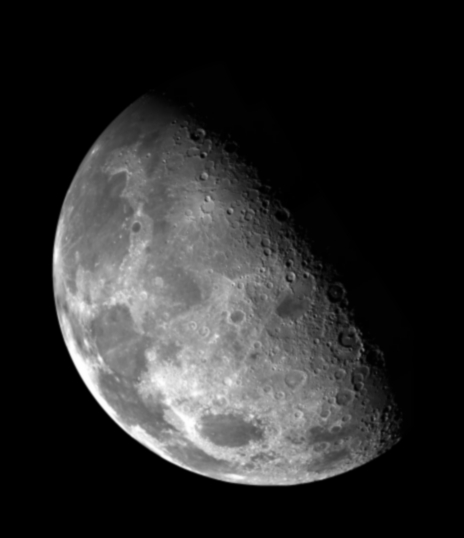
#> input picture five/moon.jpg, 464 x 538 px
$ python kongjianyuruihua.py   (older library calls are emulated)
#> lines starting #> are read from the running program, lines starting #| are printed output that depends on the picture
# -*- coding: utf-8 -*-
"""
Created on Fri Dec 18 20:52:49 2020

@author: life
"""

import cv2
import numpy as np
from matplotlib import pyplot as plt
img=cv2.imread('moon.jpg',0)
#> img is the input picture: shape (538, 464); min 0, max 255, mean 42.6
#cv2.CV_64F 输出图像的深度（数据类型），可以使用-1, 与原图像保持一致 np.uint8
laplacian=cv2.Laplacian(img,-1)
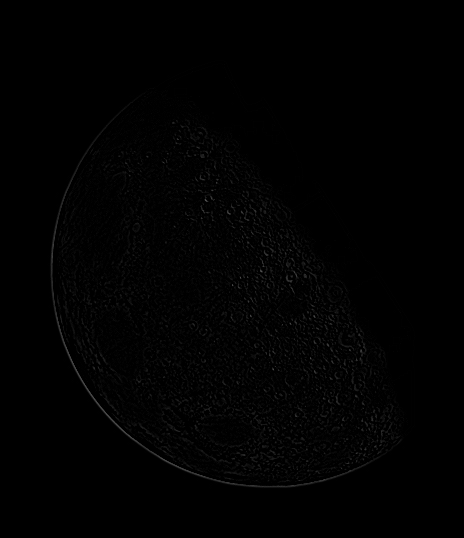
#> laplacian: shape (538, 464); min 0, max 82, mean 1.5
#laplacian=cv2.Laplacian(img,-cv2.CV_64F)

# 参数 1,0 为只在 x 方向求一阶导数，最大可以求 2 阶导数。
sobelx=cv2.Sobel(img,cv2.CV_64F,1,0,ksize=5)
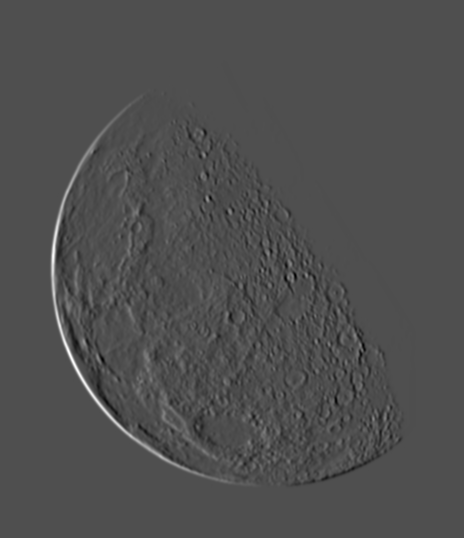
#> sobelx: shape (538, 464) float64; min -4254, max 9446, mean 0; drawn with min black and max white
# 参数 0,1 为只在 y 方向求一阶导数，最大可以求 2 阶导数。
sobely=cv2.Sobel(img,cv2.CV_64F,0,1,ksize=5)
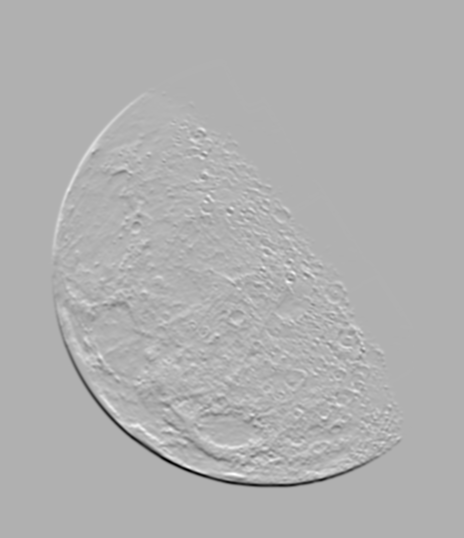
#> sobely: shape (538, 464) float64; min -8982, max 3977, mean 0; drawn with min black and max white

plt.subplot(2,3,1),plt.imshow(img,cmap = 'gray')
plt.title('Original'), plt.xticks([]), plt.yticks([])
plt.subplot(2,3,2),plt.imshow(laplacian,cmap = 'gray')
plt.title('Laplacian'), plt.xticks([]), plt.yticks([])
plt.subplot(2,3,3),plt.imshow(sobelx,cmap = 'gray')
plt.title('Sobel X'), plt.xticks([]), plt.yticks([])
plt.subplot(2,3,4),plt.imshow(sobely,cmap = 'gray')
plt.title('Sobel Y'), plt.xticks([]), plt.yticks([])
dst=cv2.addWeighted(img,1,laplacian,-1,0)
plt.subplot(2,3,5),plt.imshow(dst,cmap = 'gray')
plt.title('Sub'), plt.xticks([]), plt.yticks([])

plt.show()
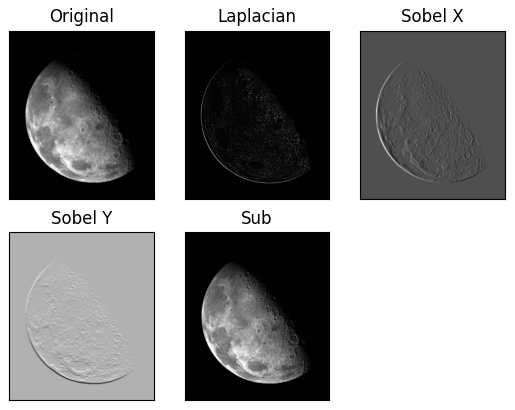
#> figure drawn by matplotlib, 5 panels
#dst=cv2.addWeighted(img,1,laplacian,-1,0)
